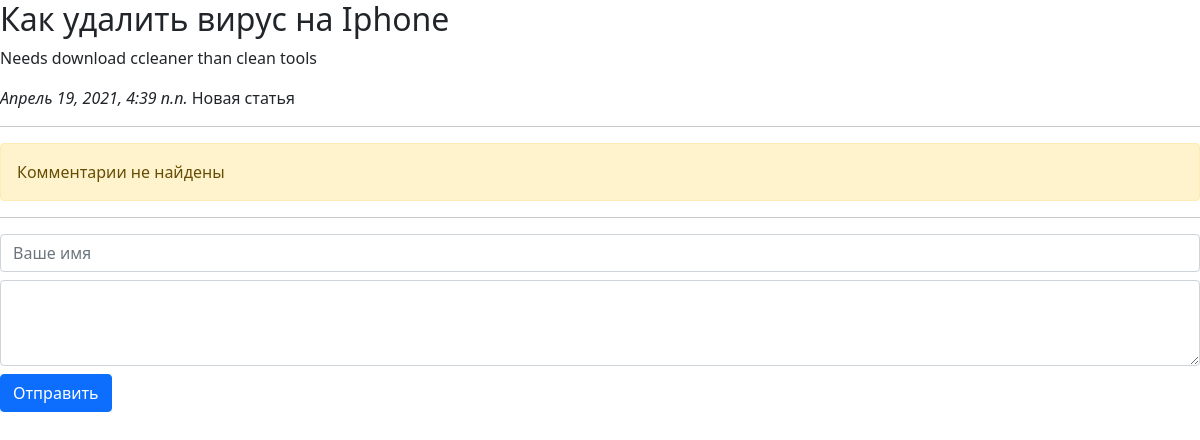
Before: /polls/3/ with the older database file.
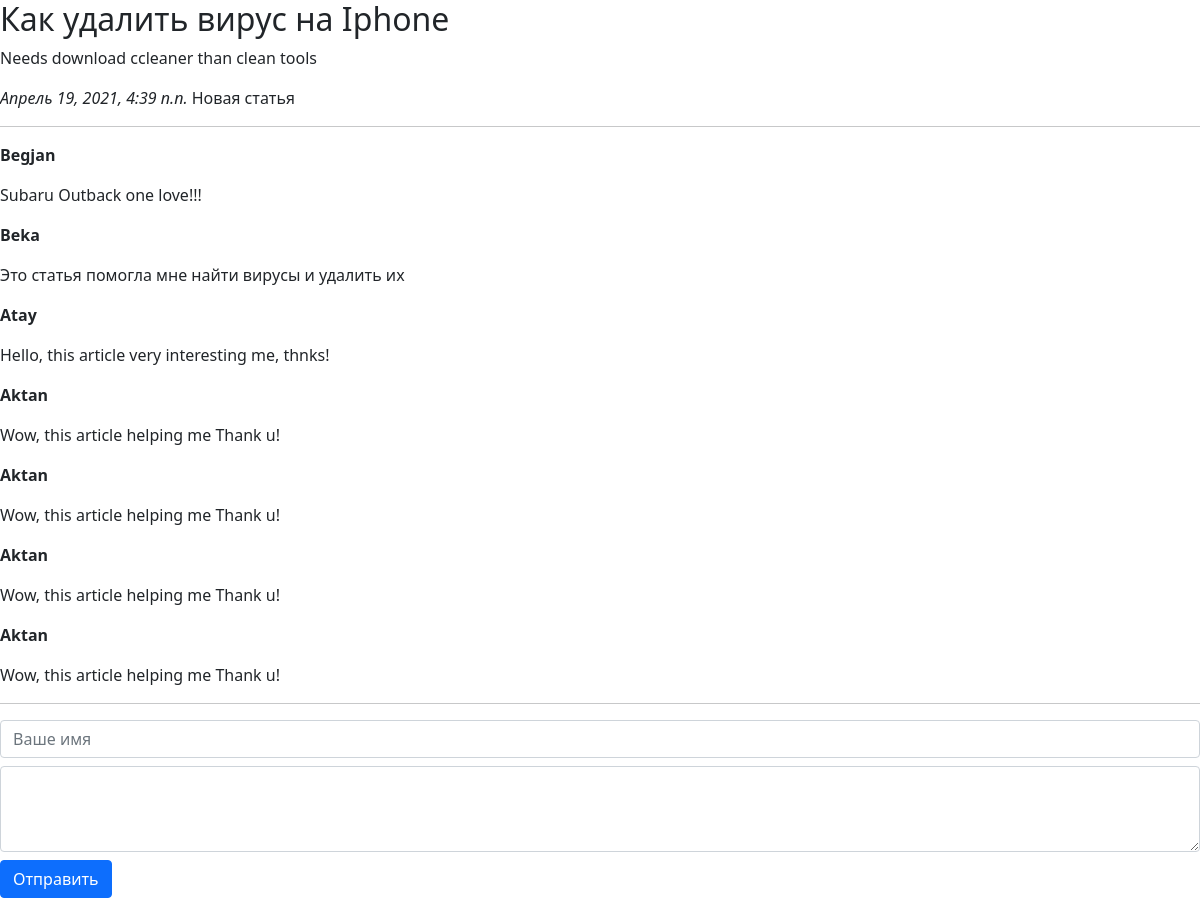
After: the same page with the newer database file.
### polls/models.py (models this page shows, shortened)
class Article(models.Model):
    article_title = models.CharField('название статьи', max_length=255)
    article_text = models.TextField('текст')
    pub_date = models.DateTimeField('дата публикации')
    def was_published_recently(self):
        return self.pub_date >= (timezone.now() - datetime.timedelta(days = 7))
    class Meta:
        verbose_name = "Статья"
        verbose_name_plural = "Статьи"

class Comment(models.Model):
    article = models.ForeignKey(Article, on_delete=models.CASCADE)
    auth_name = models.CharField('автор', max_length=50)
    comment_text = models.CharField('коментарий', max_length=200)
    class Meta:
        verbose_name = "Комментарий"
        verbose_name_plural = "Комментарии"

### polls/views.py (the view)
# urls.py: path('<int:article_id>/', views.detail, name='detail'),
def detail(request, article_id):
    try:
        a = Article.objects.get( id = article_id )
    except:
        raise Http404("Статья не найдена!")
    latest_comment_list = a.comment_set.order_by('-id')[:10]
    return render(request, 'polls/detail.html', {'article' : a, 'latest_comment_list':latest_comment_list})

### templates/polls/detail.html (shortened to what this page needs)
{% extends 'base.html' %}
{% block content %}
    <h2>{{article.article_title}}</h2>
    <p>{{article.article_text}}</p>
    <em>{{article.pub_date}}</em>
    {% if article.was_published_recently %}
        Новая статья
    {% endif %}
    <hr>
    {% if latest_comment_list %}
        {% for c in latest_comment_list %}
            <p>
                <strong>{{c.auth_name}}</strong>
                <p>{{c.comment_text}}</p>
            </p>
        {% endfor %}
    {% else %}
    <div class="alert alert-warning" role="alert">
        Комментарии не найдены
    </div>
    {% endif %}
    <hr>
    <form action="{% url 'polls:leave_comment' article.id %}" method="POST">
        <div class="form-group">
            <input name="name" type="text" class="form-control mb-2 w-5" id="exampleFormControlInput1" placeholder="Ваше имя">
        </div>
        <div class="form-group">
            <textarea name="text" class="form-control mb-2" id="exampleFormControlTextarea1" rows="3"></textarea>
        </div>
        <button class="btn btn-primary" type="submit">Отправить</button>
    </form>
{% endblock %}

### templates/base.html (shortened to what this page needs)
<!doctype html>
<html lang="en">
<head>
    <link href="https://cdn.jsdelivr.net/npm/bootstrap@5.0.0-beta3/dist/css/bootstrap.min.css" rel="stylesheet">
</head>
<body>
    {% block content %}
    {% endblock %}
</body>
</html>

Changed rows visible on the page:
added Comment: auth_name "Begjan", comment_text "Subaru Outback one love!!!"
added Comment: auth_name "Beka", comment_text "Это статья помогла мне найти вирусы и удалить их"
added Comment: auth_name "Atay", comment_text "Hello, this article very interesting me, thnks!"
added Comment: auth_name "Aktan", comment_text "Wow, this article helping me Thank u!"
added Comment: auth_name "Aktan", comment_text "Wow, this article helping me Thank u!"
added Comment: auth_name "Aktan", comment_text "Wow, this article helping me Thank u!"
added Comment: auth_name "Aktan", comment_text "Wow, this article helping me Thank u!"
Other visible differences:
text no longer shown: "Комментарии не найдены"
